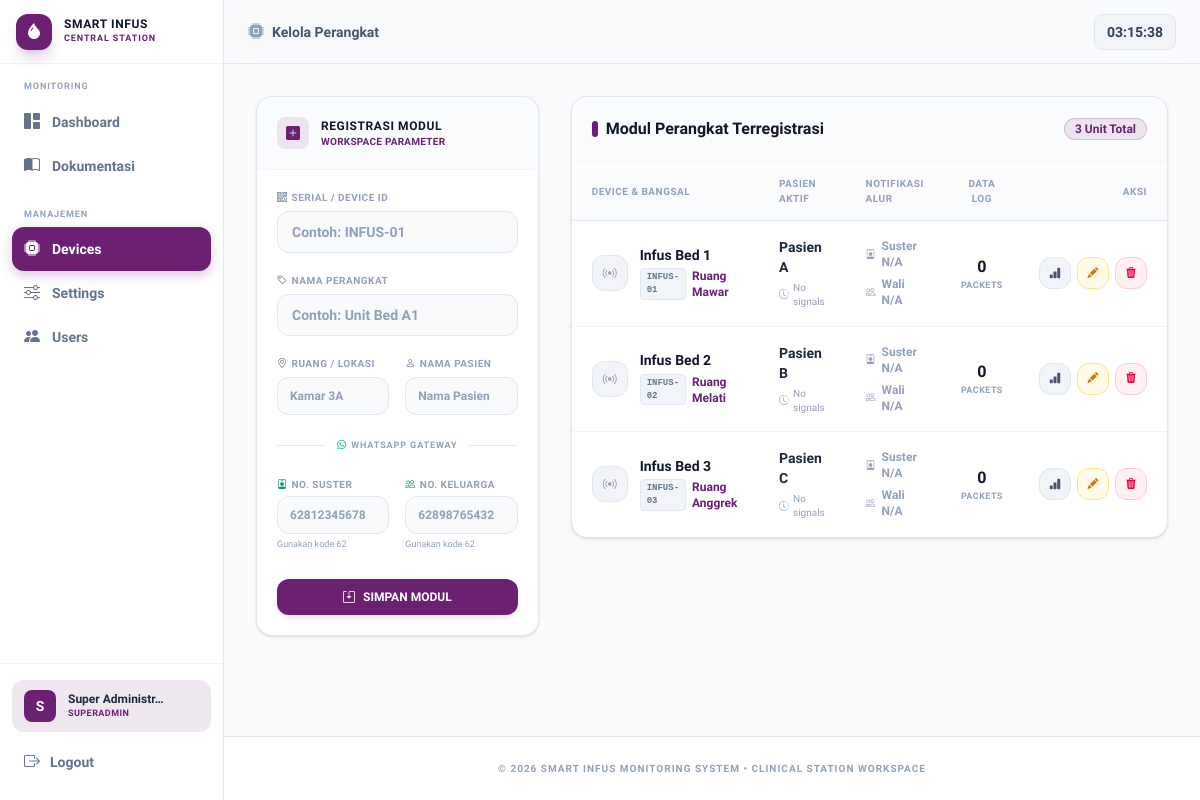
The app's page /devices.php (signed in) with its own data.
### tables this page shows
CREATE TABLE IF NOT EXISTS `devices` (
  `id`           INT(11)      NOT NULL AUTO_INCREMENT,
  `device_id`    VARCHAR(50)  NOT NULL UNIQUE,
  `nama`         VARCHAR(100) NOT NULL DEFAULT 'Infus',
  `lokasi`       VARCHAR(100) NOT NULL DEFAULT '-',
  `pasien`       VARCHAR(100) NOT NULL DEFAULT '-',
  `no_suster`    VARCHAR(20)  NOT NULL DEFAULT '',
  `no_keluarga`  VARCHAR(20)  NOT NULL DEFAULT '',
  `aktif`        TINYINT(1)   NOT NULL DEFAULT 1,
  `created_at`   TIMESTAMP    NOT NULL DEFAULT CURRENT_TIMESTAMP,
  PRIMARY KEY (`id`)
);

### devices.php (the view, shortened to what this page needs)
<?php
$db      = getDB();
if (!function_exists('esc')) {
    function esc($string) {
        return htmlspecialchars($string ?? '', ENT_QUOTES, 'UTF-8');
    }
}
$editDevice = null;
$devices = $db->query("
    SELECT d.*,
        (SELECT COUNT(*) FROM infus_data WHERE device_id = d.device_id) AS total_data,
        (SELECT created_at FROM infus_data WHERE device_id = d.device_id
         ORDER BY created_at DESC LIMIT 1) AS last_update
    FROM devices d
    WHERE d.aktif = 1
    ORDER BY d.id ASC
")->fetchAll();
?>
<!DOCTYPE html>
<html lang="id">
<head>
  <link rel="stylesheet" href="assets/css/style.css" />
  <link rel="stylesheet" href="https://cdn.jsdelivr.net/npm/bootstrap-icons@1.11.3/font/bootstrap-icons.min.css" />
</head>
<body class="bg-slate-50 text-slate-800 min-h-screen flex flex-col selection:bg-[#6b2072]/10 selection:text-[#6b2072]">
  <?php require __DIR__ . '/config/navbar.php'; ?>
  <main class="max-w-7xl mx-auto w-full px-4 sm:px-6 lg:px-8 py-8 flex-1">
    <div class="grid grid-cols-1 lg:grid-cols-3 gap-8 items-start">
      <div class="bg-white border border-slate-200 rounded-2xl shadow-sm overflow-hidden lg:sticky lg:top-24">
        <div class="p-5 border-b border-slate-100 bg-slate-50/50 flex items-center gap-3">
          <div class="w-8 h-8 bg-[#6b2072]/10 rounded-lg flex items-center justify-center">
            <i class="bi bi-<?= $editDevice ? 'pencil-square text-amber-600' : 'plus-square-fill text-[#6b2072]' ?> text-sm"></i>
          </div>
          <div>
            <h2 class="text-xs font-black text-slate-900 tracking-wider uppercase"><?= $editDevice ? 'Perbarui Perangkat' : 'Registrasi Modul' ?></h2>
            <p class="text-[10px] font-bold text-[#6b2072] tracking-wide uppercase">Workspace Parameter</p>
          </div>
        </div>
        <form method="POST" action="devices.php" class="p-5 flex flex-col gap-5">
          <div>
            <label class="block text-[10px] font-bold text-slate-400 tracking-wider uppercase mb-1.5 flex items-center gap-1">
              <i class="bi bi-qr-code text-slate-500"></i> Serial / Device ID
            </label>
            <input type="text" name="device_id" placeholder="Contoh: INFUS-01"
                   class="w-full bg-slate-50 border border-slate-200 focus:border-[#6b2072] focus:bg-white rounded-xl px-3.5 py-2.5 text-sm font-semibold text-slate-800 placeholder:text-slate-400 outline-none transition-all focus:ring-4 focus:ring-[#6b2072]/5 read-only:opacity-60 read-only:cursor-not-allowed"
                   value="<?= esc($editDevice['device_id'] ?? '') ?>" <?= $editDevice ? 'readonly' : '' ?> required />
          </div>
          <div>
            <label class="block text-[10px] font-bold text-slate-400 tracking-wider uppercase mb-1.5 flex items-center gap-1">
              <i class="bi bi-tag text-slate-500"></i> Nama Perangkat
            </label>
            <input type="text" name="nama" placeholder="Contoh: Unit Bed A1"
                   class="w-full bg-slate-50 border border-slate-200 focus:border-[#6b2072] focus:bg-white rounded-xl px-3.5 py-2.5 text-sm font-semibold text-slate-800 placeholder:text-slate-400 outline-none transition-all focus:ring-4 focus:ring-[#6b2072]/5"
                   value="<?= esc($editDevice['nama'] ?? '') ?>" required />
          </div>
          <div class="grid grid-cols-2 gap-4">
            <div>
              <label class="block text-[10px] font-bold text-slate-400 tracking-wider uppercase mb-1.5 flex items-center gap-1">
                <i class="bi bi-geo-alt text-slate-500"></i> Ruang / Lokasi
              </label>
              <input type="text" name="lokasi" placeholder="Kamar 3A"
                     class="w-full bg-slate-50 border border-slate-200 focus:border-[#6b2072] focus:bg-white rounded-xl px-3 py-2.5 text-xs font-semibold text-slate-800 placeholder:text-slate-400 outline-none transition-all focus:ring-4 focus:ring-[#6b2072]/5"
                     value="<?= esc($editDevice['lokasi'] ?? '') ?>" />
            </div>
            <div>
              <label class="block text-[10px] font-bold text-slate-400 tracking-wider uppercase mb-1.5 flex items-center gap-1">
                <i class="bi bi-person text-slate-500"></i> Nama Pasien
              </label>
              <input type="text" name="pasien" placeholder="Nama Pasien"
                     class="w-full bg-slate-50 border border-slate-200 focus:border-[#6b2072] focus:bg-white rounded-xl px-3 py-2.5 text-xs font-semibold text-slate-800 placeholder:text-slate-400 outline-none transition-all focus:ring-4 focus:ring-[#6b2072]/5"
                     value="<?= esc($editDevice['pasien'] ?? '') ?>" />
            </div>
          </div>
          <div class="flex items-center gap-3 my-1">
            <div class="flex-1 h-px bg-slate-200"></div>
            <span class="text-[9px] font-bold text-slate-400 tracking-widest uppercase flex items-center gap-1">
              <i class="bi bi-whatsapp text-emerald-500"></i> WhatsApp Gateway
            </span>
            <div class="flex-1 h-px bg-slate-200"></div>
          </div>
          <div class="grid grid-cols-2 gap-4">
            <div>
              <label class="block text-[10px] font-bold text-slate-400 tracking-wider uppercase mb-1 flex items-center gap-1">
                <i class="bi bi-person-badge text-emerald-600"></i> No. Suster
              </label>
              <input type="tel" name="no_suster" placeholder="62812345678"
                     class="w-full bg-slate-50 border border-slate-200 focus:border-[#6b2072] focus:bg-white rounded-xl px-3 py-2.5 text-xs font-bold text-slate-800 placeholder:text-slate-400 outline-none transition-all focus:ring-4 focus:ring-[#6b2072]/5"
                     value="<?= esc($editDevice['no_suster'] ?? '') ?>" />
              <span class="text-[9px] text-slate-400 block mt-1">Gunakan kode 62</span>
            </div>
            <div>
              <label class="block text-[10px] font-bold text-slate-400 tracking-wider uppercase mb-1 flex items-center gap-1">
                <i class="bi bi-people text-emerald-600"></i> No. Keluarga
              </label>
              <input type="tel" name="no_keluarga" placeholder="62898765432"
                     class="w-full bg-slate-50 border border-slate-200 focus:border-[#6b2072] focus:bg-white rounded-xl px-3 py-2.5 text-xs font-bold text-slate-800 placeholder:text-slate-400 outline-none transition-all focus:ring-4 focus:ring-[#6b2072]/5"
                     value="<?= esc($editDevice['no_keluarga'] ?? '') ?>" />
              <span class="text-[9px] text-slate-400 block mt-1">Gunakan kode 62</span>
            </div>
          </div>
          <div class="flex items-center gap-2 pt-2">
            <button type="submit" class="flex-1 inline-flex items-center justify-center gap-2 px-4 py-2.5 bg-[#6b2072] hover:bg-[#541859] text-white rounded-xl text-xs font-bold shadow-md shadow-[#6b2072]/10 active:scale-95 transition-all cursor-pointer">
              <i class="bi bi-save2"></i> <?= $editDevice ? 'UPDATE PERANGKAT' : 'SIMPAN MODUL' ?>
            </button>
          </div>
        </form>
      </div>
      <div class="bg-white border border-slate-200 rounded-2xl shadow-sm overflow-hidden lg:grid-cols-1 lg:col-span-2">
        <div class="p-5 border-b border-slate-100 bg-slate-50/50 flex items-center justify-between">
          <div>
            <h2 class="text-base font-bold text-slate-900 flex items-center gap-2">
              <span class="w-1.5 h-4 bg-[#6b2072] rounded-full inline-block"></span>
              Modul Perangkat Terregistrasi
            </h2>
          </div>
          <span class="text-xs bg-[#6b2072]/10 border border-[#6b2072]/20 text-[#6b2072] px-2.5 py-0.5 rounded-full font-bold">
            <?= count($devices) ?> Unit Total
          </span>
        </div>
        <div class="overflow-x-auto">
          <table class="w-full text-left border-collapse">
            <thead>
              <tr class="bg-slate-50/70 border-b border-slate-200 text-[10px] font-bold text-slate-400 tracking-wider uppercase">
                <th class="py-3.5 px-5">Device &amp; Bangsal</th>
                <th class="py-3.5 px-5">Pasien Aktif</th>
                <th class="py-3.5 px-5">Notifikasi Alur</th>
                <th class="py-3.5 px-4 text-center">Data Log</th>
                <th class="py-3.5 px-5 text-right">Aksi</th>
              </tr>
            </thead>
            <tbody class="divide-y divide-slate-100 text-sm">
              <?php foreach ($devices as $dev):
                $isOnline = false;
                $hasSuster   = !empty(trim($dev['no_suster'] ?? ''));
                $hasKeluarga = !empty(trim($dev['no_keluarga'] ?? ''));
              ?>
              <tr class="hover:bg-slate-50/60 transition-colors">
                <td class="py-4 px-5">
                  <div class="flex items-center gap-3">
                    <div class="w-9 h-9 border rounded-xl flex items-center justify-center flex-shrink-0 <?= $isOnline ? 'bg-emerald-50 border-emerald-100 text-emerald-600' : 'bg-slate-100 border-slate-200 text-slate-400' ?>">
                      <i class="bi bi-broadcast text-sm <?= $isOnline ? 'animate-pulse' : '' ?>"></i>
                    </div>
                    <div>
                      <div class="font-bold text-slate-900 leading-tight"><?= esc($dev['nama']) ?></div>
                      <div class="flex items-center gap-1.5 mt-1">
                        <span class="text-[9px] font-black bg-slate-100 border border-slate-200 text-slate-500 px-1.5 py-0.5 rounded font-mono uppercase"><?= esc($dev['device_id']) ?></span>
                        <span class="text-xs font-bold text-[#6b2072]"><?= esc($dev['lokasi']) ?></span>
                      </div>
                    </div>
                  </div>
                </td>
                <td class="py-4 px-5">
                  <div class="font-bold text-slate-800"><?= esc($dev['pasien'] ?: '— Kosong —') ?></div>
                  <div class="text-[10px] text-slate-400 mt-1 flex items-center gap-1">
                    <i class="bi bi-clock-history"></i>
                    <?= $dev['last_update'] ? date('H:i:s', strtotime($dev['last_update'])) : 'No signals' ?>
                  </div>
                </td>
                <td class="py-4 px-5">
                  <div class="flex flex-col gap-1.5">
                    <div class="flex items-center gap-1.5 text-xs font-semibold <?= $hasSuster ? 'text-emerald-600' : 'text-slate-400' ?>">
                      <i class="bi bi-person-badge text-[10px]"></i>
                      <span><?= $hasSuster ? esc($dev['no_suster']) : 'Suster N/A' ?></span>
                    </div>
                    <div class="flex items-center gap-1.5 text-xs font-semibold <?= $hasKeluarga ? 'text-emerald-600' : 'text-slate-400' ?>">
                      <i class="bi bi-people text-[10px]"></i>
                      <span><?= $hasKeluarga ? esc($dev['no_keluarga']) : 'Wali N/A' ?></span>
                    </div>
                  </div>
                </td>
                <td class="py-4 px-4 text-center">
                  <div class="text-base font-black text-slate-900 tabular-nums"><?= number_format($dev['total_data']) ?></div>
                  <span class="text-[9px] font-bold text-slate-400 uppercase tracking-wider block">Packets</span>
                </td>
                <td class="py-4 px-5 text-right">
                  <div class="flex items-center justify-end gap-1.5">
                    <a href="detail.php?id=<?= urlencode($dev['device_id']) ?>" title="Analisis Grafik"
                       class="w-8 h-8 bg-slate-100 hover:bg-slate-900 text-slate-600 hover:text-white rounded-xl flex items-center justify-center transition-all border border-slate-200 active:scale-90">
                      <i class="bi bi-bar-chart-fill text-xs"></i>
                    </a>
                    <a href="devices.php?edit=<?= urlencode($dev['device_id']) ?>" title="Modifikasi Konfigurasi"
                       class="w-8 h-8 bg-amber-50 border border-amber-200 text-amber-600 hover:bg-amber-500 hover:text-white rounded-xl flex items-center justify-center transition-all active:scale-90">
                      <i class="bi bi-pencil-fill text-[11px]"></i>
                    </a>
                    <form method="POST" action="devices.php" class="inline" id="form-del-<?= esc($dev['device_id']) ?>">
                      <button type="button" title="Drop Device"
                              onclick="confirmAction({icon:'trash3-fill',iconBg:'#fee2e2',iconColor:'#dc2626',title:'Nonaktifkan Perangkat',sub:'<?= esc(addslashes($dev['nama'])) ?>',body:'<p>Perangkat <strong><?= esc(addslashes($dev['nama'])) ?></strong> akan dinonaktifkan dan tidak muncul di dashboard.<br><br>Data historis tetap tersimpan.</p>',confirmLabel:'<i class=\'bi bi-trash3-fill\'></i> Ya, Nonaktifkan',confirmStyle:'background:#dc2626;color:#fff;',formId:'form-del-<?= esc($dev['device_id']) ?>'})"
                              class="w-8 h-8 bg-rose-50 border border-rose-200 text-rose-600 hover:bg-rose-500 hover:text-white rounded-xl flex items-center justify-center cursor-pointer transition-all active:scale-90">
                        <i class="bi bi-trash3-fill text-[11px]"></i>
                      </button>
                    </form>
                  </div>
                </td>
              </tr>
              <?php endforeach; ?>
            </tbody>
          </table>
        </div>
      </div>
    </div>
  </main>
  <footer class="bg-white border-t border-slate-200 py-6 mt-12 text-center">
    <p class="text-[10px] font-bold text-slate-400 uppercase tracking-widest">&copy; <?= date('Y') ?> Smart Infus Monitoring System &bull; Clinical Station Workspace</p>
  </footer>
</body>
</html>

### assets/css/style.css (style rules this page uses)
body { background-color:#f8fafc;font-family:Plus Jakarta Sans,sans-serif }

### records on screen
devices: nama "Infus Bed 1", device "INFUS-01", lokasi "Ruang Mawar", pasien "Pasien A", no_suster "Suster N/A", no_keluarga "Wali N/A", total_data "0"
devices: nama "Infus Bed 2", device "INFUS-02", lokasi "Ruang Melati", pasien "Pasien B", no_suster "Suster N/A", no_keluarga "Wali N/A", total_data "0"
devices: nama "Infus Bed 3", device "INFUS-03", lokasi "Ruang Anggrek", pasien "Pasien C", no_suster "Suster N/A", no_keluarga "Wali N/A", total_data "0"

### other values on screen
$label "Dashboard Devices Settings Users"
mb_strtoupper(mb_substr($_userName ?: $_roleLabel, 0, 1)) "S"
$_displayName ?: 'User' "Super Administr…"
$_roleLabel "SUPERADMIN"
$pageTitle['label'] "Kelola Perangkat"
count($devices) "3"
